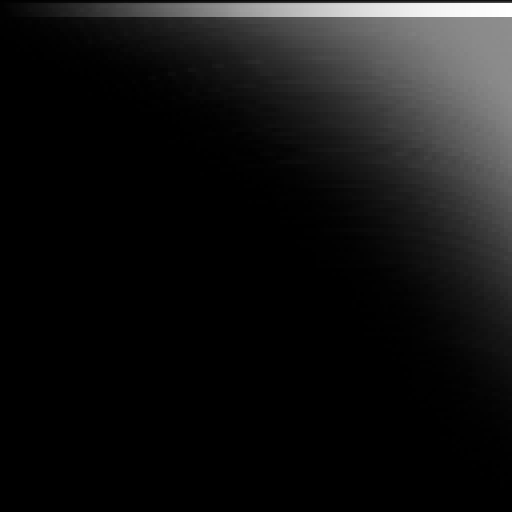
#> input picture ReProjs/Wind/Extra_209.png, 512 x 512 px, given in place of wind3.png, which was not available
$ python bake_wind_slash_alpha.py
#> lines starting #> are read from the running program, lines starting #| are printed output that depends on the picture
"""Feather the transverse alpha of the two scrolling WindSlash materials."""
from pathlib import Path

from PIL import Image, ImageChops


root = Path(__file__).resolve().parents[2]
source = root.parent / 'KL/Effects/Tex/Wind'
destination = root / 'ElainaModSkills/Skills/Wind/Assets'

for base, name in [('wind3', 'WindSlashStreaks'), ('windNoi', 'WindSlashNoise')]:
    with Image.open(source / f'{base}.png') as original:
#> original is the input picture: PIL image 512x512 RGBA; mean R, G, B, A 19.8, 19.8, 19.8, 255
        image = original.convert('RGBA')
    width, height = image.size
#> width = 512; height = 512
    # Guard the LinearWrap seam on both sides. Horizontal scrolling uses the original RGB and phase.
    feather = round(height * .16)
#> feather = 82
    mask = Image.new('L', (1, height))
    for y in range(height):
        t = min(1, min(y, height - 1 - y) / feather)
        mask.putpixel((0, y), round(255 * t * t * (3 - 2 * t)))
    image.putalpha(ImageChops.multiply(image.getchannel('A'), mask.resize((width, height))))
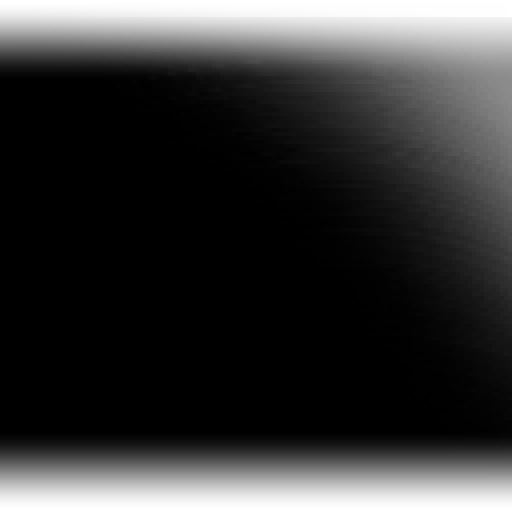
#> image: PIL image 512x512 RGBA; mean R, G, B, A 19.8, 19.8, 19.8, 213.7; transparent parts drawn white
    image.save(destination / f'{name}.png')
#> pass 2 of the loop `for base, name in [('wind3', 'WindSlashStreaks'), ('windNoi', 'WindSla..`:
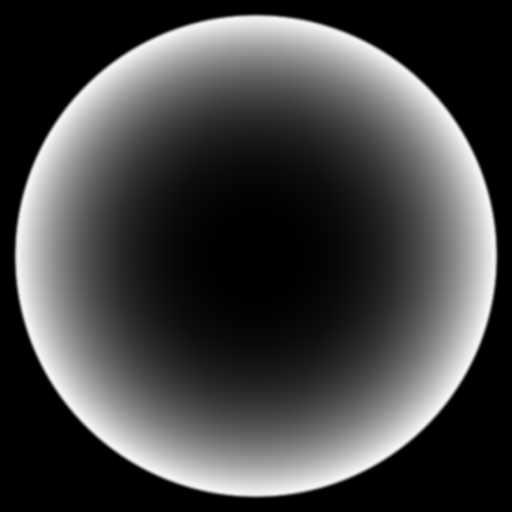
#> input picture ReProjs/Wind/光圈.png, 512 x 512 px, given in place of windNoi.png, which was not available
#> original is the input picture: PIL image 512x512 RGB; min 0, max 244, mean 67.4
#> `image.putalpha(ImageChops.multiply(image.getchannel('A'), mask.resize(..`:
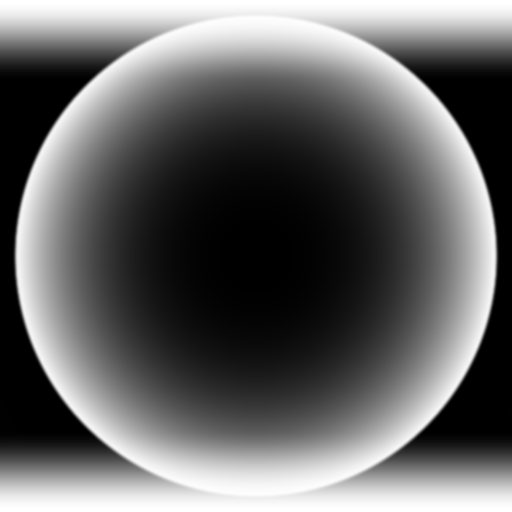
#> image: PIL image 512x512 RGBA; mean R, G, B, A 67.4, 67.4, 67.4, 213.7; transparent parts drawn white
